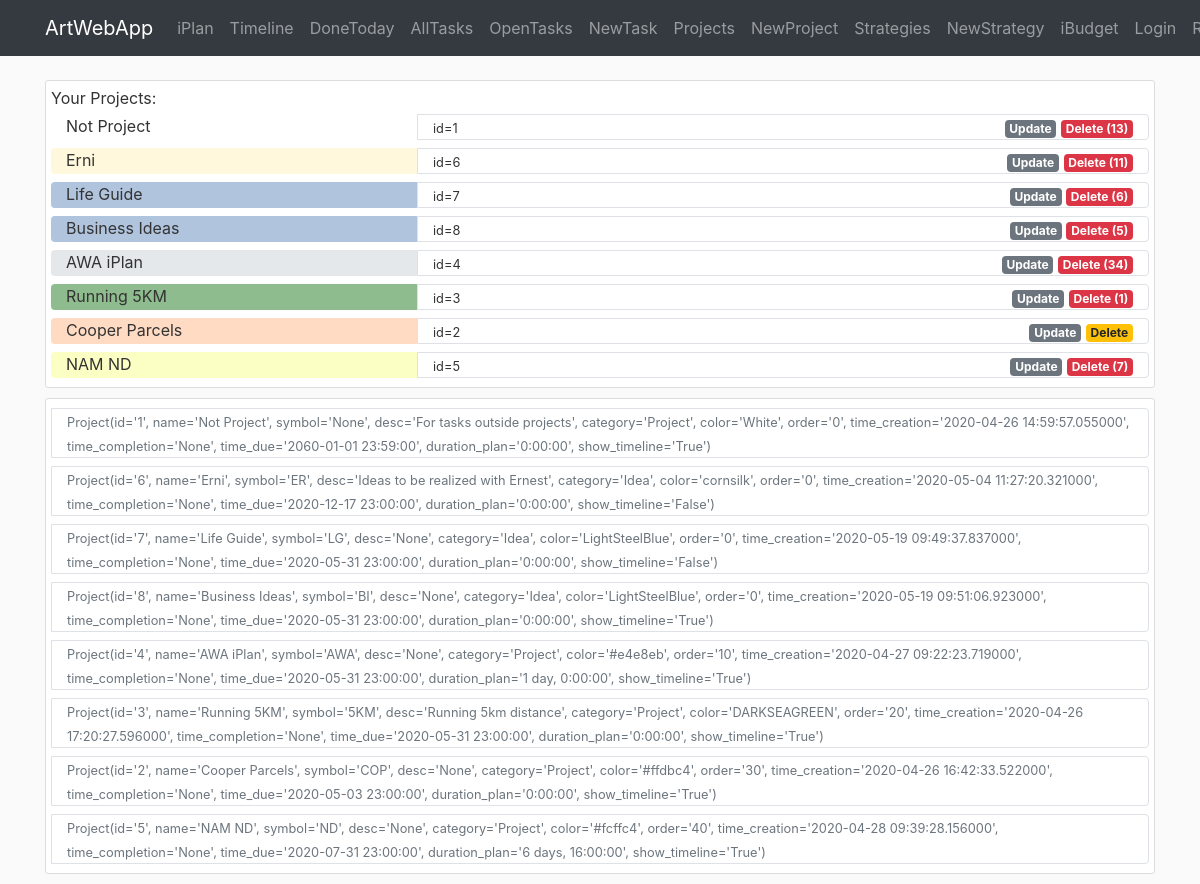
Before: /iplan/project with the older database file.
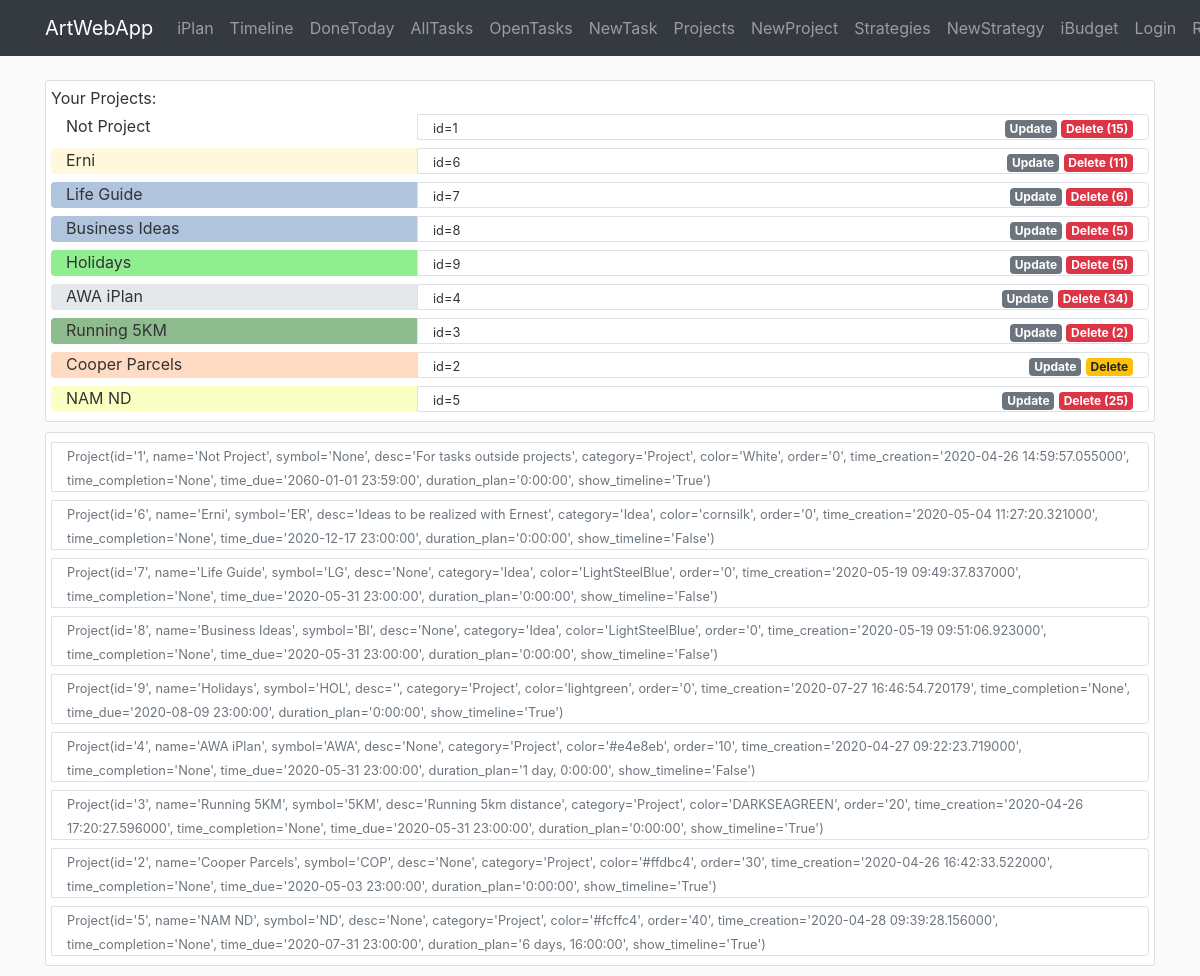
After: the same page with the newer database file.
### awa/iplan/models.py (models this page shows)
class Project(db.Model):
    id = db.Column(db.Integer, primary_key=True)
    name = db.Column(db.String(40), nullable=False)
    symbol = db.Column(db.String(3))
    desc = db.Column(db.Text)
    category = db.Column(db.String(20))
    color = db.Column(db.String(7))
    order = db.Column(db.Integer)
    time_creation = db.Column(db.DateTime, default=datetime.now)
    time_completion = db.Column(db.DateTime)
    time_due = db.Column(db.DateTime)
    duration_plan = db.Column(db.Interval, nullable=False, default=timedelta(0))
    show_timeline = db.Column(db.Boolean, default=True, nullable=False)
    br_task = db.relationship('Task', backref='project')  # todo: lazy=True - test that later
    def __repr__(self):
        return f"Project(id='{self.id}', name='{self.name}', symbol='{self.symbol}', desc='{self.desc}'," \
               f" category='{self.category}', color='{self.color}', order='{self.order}'," \
               f" time_creation='{self.time_creation}', time_completion='{self.time_completion}'," \
               f" time_due='{self.time_due}', duration_plan='{self.duration_plan}'," \
               f" show_timeline='{self.show_timeline}')"

### awa/iplan/routes.py (the view)
@iplan.route('/iplan/project', methods=['GET', 'POST'])
def project():
    projects = Project.query.order_by(Project.order).all()
    count_tasks = {item.id: len(Task.query.filter_by(id_project=item.id).all()) for item in projects}
    return render_template('iplan/project.html', projects=projects, count_tasks=count_tasks)

### awa/templates/iplan/project.html
{% extends "layout.html" %}
{% block content %}
<div class="container">
   <div class="content-section">
       Your Projects:
        {% for item in projects %}
        <div class="row m-0">
            <div class="col-4 rounded-left mt-1 mb-1" style="background-color:{{item.color}}">
                {{item.name}}
            </div>
            <div class="col border rounded-right mt-1 mb-1">
                <div class="row p-0">
                    <div class="col">
                        <small>id={{item.id}}</small>
                    </div>
                    <div class="col-auto ml-auto">
                        <a href="{{url_for('iplan.project_update', id_project=item.id)}}" class="badge badge-secondary">Update</a>
                        {% if count_tasks[item.id] %}
                            <a href="{{url_for('iplan.project_delete', id_project=item.id)}}" class="badge badge-danger">Delete ({{count_tasks[item.id]}})</a>
                        {% else %}
                            <a href="{{url_for('iplan.project_delete', id_project=item.id)}}" class="badge badge-warning">Delete</a>
                        {% endif %}
                    </div>
                </div>
            </div>
        </div>
        {% endfor %}
    </div>
   <div class="content-section">
        {% for item in projects %}
        <div class="row m-0">
            <div class="col border rounded-right mt-1 mb-1">
                <div class="row p-0">
                    <div class="col-auto">
                        <small class="text-muted">{{item}}</small>
                    </div>
                </div>
            </div>
        </div>
        {% endfor %}
    </div>
</div>
{% endblock content %}

### awa/templates/layout.html (shortened to what this page needs)
<!DOCTYPE html>
<html lang="en">
<head>
    <link rel="stylesheet" href="https://stackpath.bootstrapcdn.com/bootstrap/4.4.1/css/bootstrap.min.css">
    <link rel="stylesheet" type="text/css" href="{{ url_for('static', filename='main.css') }}">
</head>
<body>
    <header>
        <nav class="navbar navbar-expand-md navbar-dark bg-dark fixed-top">
            <div class="container">
                <a class="navbar-brand" href="{{ url_for('main.home') }}">ArtWebApp</a>
                <div class="collapse navbar-collapse" id="navbarSupportedContent">
                    <div class="navbar-nav mr-auto">
                        <a class="nav-item nav-link" href="{{ url_for('iplan.home') }}">iPlan</a>
                        <a class="nav-item nav-link" href="{{ url_for('iplan.timeline') }}">Timeline</a>
                        <a class="nav-item nav-link" href="{{ url_for('iplan.task_donetoday') }}">DoneToday</a>
                        <a class="nav-item nav-link" href="{{ url_for('iplan.task') }}">AllTasks</a>
                        <a class="nav-item nav-link" href="{{ url_for('iplan.task_open') }}">OpenTasks</a>
                        <a class="nav-item nav-link" href="{{ url_for('iplan.task_create', timeline_category='This Week') }}">NewTask</a>
                        <a class="nav-item nav-link" href="{{ url_for('iplan.project') }}">Projects</a>
                        <a class="nav-item nav-link" href="{{ url_for('iplan.project_create') }}">NewProject</a>
                        <a class="nav-item nav-link" href="{{ url_for('iplan.strategy') }}">Strategies</a>
                        <a class="nav-item nav-link" href="{{ url_for('iplan.strategy_create') }}">NewStrategy</a>
                    </div>
                    <div class="navbar-nav">
                        <a class="nav-item nav-link" href="{{ url_for('ibudget.home')}}">iBudget</a>
                        <a class="nav-item nav-link" href="#">Login</a>
                        <a class="nav-item nav-link" href="#">Register</a>
                    </div>
                </div>
            </div>
        </nav>
    </header>
    <main role="main">
            {% block content %}{% endblock %}
    </main>
</body>
</html>

### awa/static/main.css (style rules this page uses)
body { background: #fafafa; color: #333333; margin-top: 5rem; }
.content-section { background: #ffffff; padding: 5px 5px; border: 1px solid #dddddd; border-radius: 3px; margin-bottom: 10px; }

Changed rows visible on the page:
computed for Project "Not Project": count_tasks "13" → "15"
changed Project "Business Ideas": id+name+symbol "…time_completion='None', time_due='2020-05-31 23:00:00', duration_plan='0:00:00', show_timeline='True')" → "…time_completion='None', time_due='2020-05-31 23:00:00', duration_plan='0:00:00', show_timeline='False')"
added Project: name "Holidays", id "9", count_tasks "5", id+name+symbol "Project(id='9', name='Holidays', symbol='HOL', desc='', category='Project', color='lightgreen', order='0', time_creation='2020-07-27 16:46:54.720179', time_completion='None', time_due='2020-08-09 23:00:00', duration_plan='0:00:00', show_timeline='True')"
changed Project "AWA iPlan": id+name+symbol "…23:00:00', duration_plan='1 day, 0:00:00', show_timeline='True')" → "…23:00:00', duration_plan='1 day, 0:00:00', show_timeline='False')"
computed for Project "Running 5KM": show_timeline "1" → "2"
computed for Project "NAM ND": count_tasks "7" → "25"
